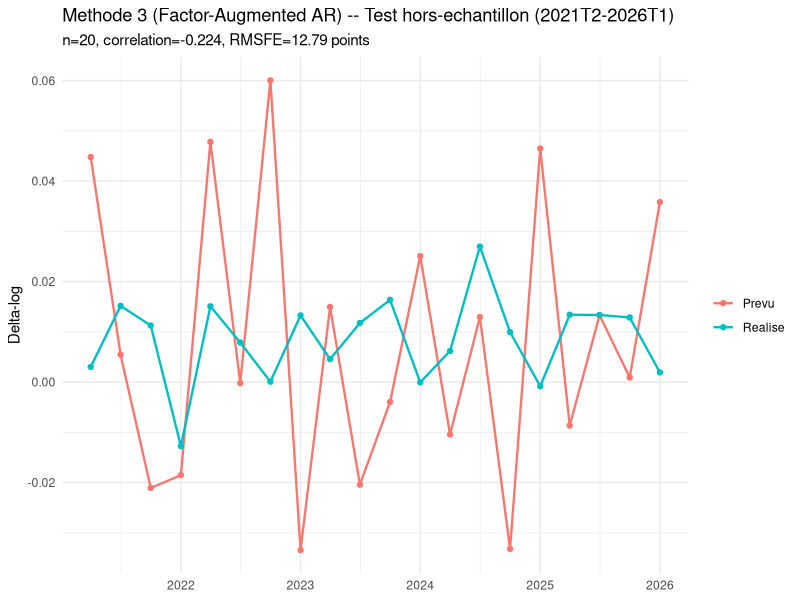

This chart was generated by the following R code:
# ==============================================================================
# 03_test_hors_echantillon.R
#
# Methode 3 -- Test hors-echantillon, meme fenetre que les Methodes 1 et 2
# (2021T2-2026T1, 20 trimestres), pour une comparaison directe des 3
# methodes.
# ==============================================================================

suppressPackageStartupMessages({ library(dplyr); library(readr); library(ggplot2); library(tidyr) })

DATE_DEBUT_TEST <- as.Date("2021-04-01")
DATE_FIN_TEST   <- as.Date("2026-01-01")

resultat <- read_csv("resultats/PIB_agrege_FactorAR.csv", show_col_types = FALSE)
resultat$Date <- as.Date(resultat$Date)

resultat_test <- resultat %>% filter(Date >= DATE_DEBUT_TEST, Date <= DATE_FIN_TEST,
                                       !is.na(PIB_agrege), !is.na(Realise))

pib_prevu_annualise <- 100*((exp(resultat_test$PIB_agrege))^4 - 1)
pib_realise_annualise <- 100*((exp(resultat_test$Realise))^4 - 1)
rmsfe <- sqrt(mean((pib_prevu_annualise - pib_realise_annualise)^2))
corr_test <- cor(resultat_test$PIB_agrege, resultat_test$Realise)

cat(sprintf("RESULTAT DU TEST HORS-ECHANTILLON (Methode 3, Factor-Augmented AR) :\n"))
cat(sprintf("  n = %d trimestres\n", nrow(resultat_test)))
cat(sprintf("  Correlation = %.3f\n", corr_test))
cat(sprintf("  RMSFE (croissance annualisee) = %.2f points\n", rmsfe))

write_csv(data.frame(n=nrow(resultat_test), correlation=corr_test, RMSFE=rmsfe), "resultats/metriques_test_FactorAR.csv")

df_fig <- resultat_test %>% select(Date, Prevu=PIB_agrege, Realise) %>%
  pivot_longer(cols=c(Prevu,Realise), names_to="serie", values_to="valeur")
p <- ggplot(df_fig, aes(x=Date,y=valeur,color=serie)) + geom_line(linewidth=0.8) + geom_point(size=1.5) +
  labs(title="Methode 3 (Factor-Augmented AR) -- Test hors-echantillon (2021T2-2026T1)",
       subtitle=sprintf("n=%d, correlation=%.3f, RMSFE=%.2f points", nrow(resultat_test), corr_test, rmsfe),
       x=NULL, y="Delta-log", color=NULL) + theme_minimal(base_size=11)
ggsave("figures/test_hors_echantillon_FactorAR.png", p, width=9, height=4.5, dpi=150)
cat("\nTermine.\n")
